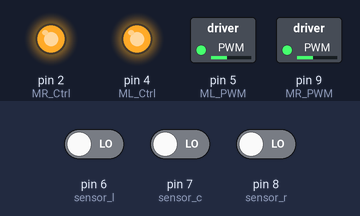
Recording of a sketch running on a simulated Arduino Uno, built with avr-gcc and run on an emulated ATmega328P. Shown: switched loads named in the sketch (green lamp = pin HIGH), output pins drawn as LEDs (lit = HIGH). Inputs (shaded band) come from the test bench; at power-on: pin 6 (sensor_l) LOW, pin 7 (sensor_c) LOW, pin 8 (sensor_r) LOW. Pins used as bus, display or sensor lines are not drawn; what the sketch prints to the serial monitor is not drawn.

Above: at 1.2 s.
1.3 s: pin 6 (sensor_l) driven HIGH
At 2.2 s:
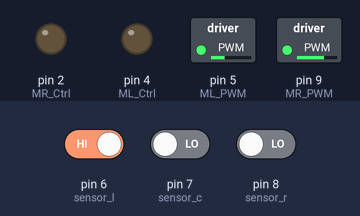
2.8 s: pin 7 (sensor_c) driven HIGH
At 3.6 s:
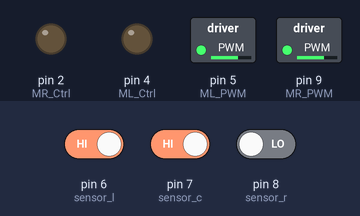
4.3 s: pin 7 (sensor_c) driven LOW
At 4.7 s:
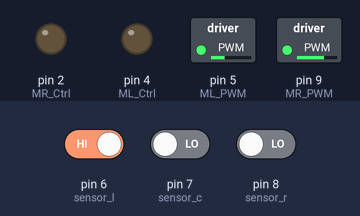
5.8 s: pin 6 (sensor_l) driven LOW
At 6.9 s:
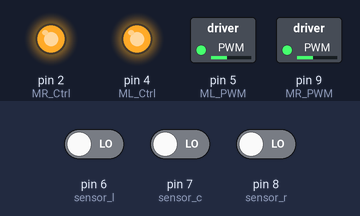
7.3 s: pin 8 (sensor_r) driven HIGH
At 8.0 s:
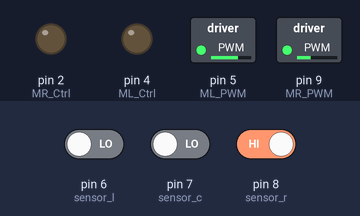
Timing chart, 0 to 9.8 s (numbered marks = the images above; inputs shaded):
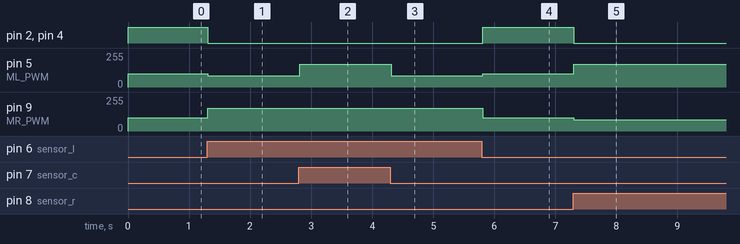

Measured:
- after the input at 1.3 s, pin 2 (MR_Ctrl), pin 4 (ML_Ctrl): HIGH → LOW at once; pin 5 (ML_PWM): 100/255 → 85/255 at once; pin 9 (MR_PWM): 100/255 → 170/255 at once
- after the input at 2.8 s, pin 5 (ML_PWM): 85/255 → 170/255 at once
- after the input at 4.3 s, pin 5 (ML_PWM): 170/255 → 85/255 at once
- after the input at 5.8 s, pin 2 (MR_Ctrl), pin 4 (ML_Ctrl): LOW → HIGH at once; pin 5 (ML_PWM): 85/255 → 100/255 at once; pin 9 (MR_PWM): 170/255 → 100/255 at once
- after the input at 7.3 s, pin 2 (MR_Ctrl), pin 4 (ML_Ctrl): HIGH → LOW at once; pin 5 (ML_PWM): 100/255 → 170/255 at once; pin 9 (MR_PWM): 100/255 → 85/255 at once

The sketch:

linetrack.ino
```cpp
/*
Hackerface team
*/
#define ML_Ctrl 4     //define direction control pin of B motor
#define ML_PWM 5   //define PWM control pin of B motor
#define MR_Ctrl 2    //define direction control pin of A motor
#define MR_PWM 9   //define PWM control pin of A motor
#define SCL_Pin  A5  //Set clock pin to A5
#define SDA_Pin  A4  //Set data pin to A4
const int sensor_l = 6;//define the pin of left line tracking sensor
const int sensor_c = 7;//define the pin of middle line tracking sensor
const int sensor_r = 8;//define the pin of right line tracking sensor
int BLE_val;
int BLE_code = 1;
int ST_control = 1;
int ST_linefollow = 2;
int ST_maze = 3;
int ST_lcd = 4;
int BT_Serial_Iter = 7;
int BT_Serial_Vals[] = {0, 0, 0, 0, 0, 0, 0};
int l_val,c_val,r_val;//define these variables
int line_started = 0;
int line_back_count = 0;

unsigned char data[] =
{
0x00, 0x78, 0x10, 0x20, 0x78, 0x00, 0x3e, 0x0a, 0x42, 0x40, 0x7d, 0x00, 0x3e, 0x0a, 0x02, 0x00
};

void setup()
{
  Serial.begin(9600);
  pinMode(ML_Ctrl, OUTPUT);//set direction control pin of B motor to OUTPUT
  pinMode(ML_PWM, OUTPUT);//set PWM control pin of B motor to OUTPUT
  pinMode(MR_Ctrl, OUTPUT);//set direction control pin of A motor to OUTPUT
  pinMode(MR_PWM, OUTPUT);//Set PWM control pin of A motor to OUTPUT
  pinMode(sensor_l,INPUT);//set the pins of left line tracking sensor to INPUT
  pinMode(sensor_c,INPUT);//set the pins of middle line tracking sensor to INPUT
  pinMode(sensor_r,INPUT);//set the pins of right line tracking sensor to INPUT
  pinMode(SCL_Pin,OUTPUT);
  pinMode(SDA_Pin,OUTPUT);
}

void loop()
{
  // readBTInput();
  // if (BLE_code == ST_linefollow){
    tracking();
    matrix_display(data);
  // }
}

void readBTInput() {
  if(Serial.available()>0)
  {
    BLE_val = int(Serial.read());
    Serial.println(BLE_val);

    if(BT_Serial_Iter < 7) {
      BT_Serial_Vals[BT_Serial_Iter] = BLE_val;
      BT_Serial_Iter++;
      if(BT_Serial_Iter == 7) {
        // Serial.println("New values set");
        // Serial.println(String(BT_Serial_Vals[0]) + ", " + String(BT_Serial_Vals[1]) + ", " + String(BT_Serial_Vals[2]) + ", " + String(BT_Serial_Vals[3]) + ", " + String(BT_Serial_Vals[4]) + ", " + String(BT_Serial_Vals[5]) + ", " + String(BT_Serial_Vals[6]));

        // First value being 0 means the controls just changed, so we can ignore new values when that comes in.
        if (BT_Serial_Vals[0] == 0) {
          return;
        }

        if(BT_Serial_Vals[4] & 2){
          BLE_code = BLE_code + 1;
          if(BLE_code>ST_lcd){
            BLE_code = 1;
          } else if (BLE_code == ST_linefollow){
            line_started = 0;
          }
        }

        if(BLE_code == ST_control){
          car_control();
        }
      }
    }

    if(BLE_val == 255) {
      // If we receive a 255 value, we reset input tracking to receive new values from the BT Serial monitor
      // Serial.println("Setting new values");
      BT_Serial_Iter = 0;
    }
  }
}
//*********************************************************
void car_control(){
  if(BT_Serial_Vals[4] & 16) {
    if(BT_Serial_Vals[5] & 4) {
      Serial.println("Forward rigth");
      forward_right();
    } else if(BT_Serial_Vals[5] & 8){
      Serial.println("Forward left");
      forward_left();
    } else {
      Serial.println("Full forward");
      forward();
    }
  } else if(BT_Serial_Vals[4] & 32) {
    if(BT_Serial_Vals[5] & 4) {
      Serial.println("Backward rigth");
      backward_rigth();
    } else if(BT_Serial_Vals[5] & 8){
      Serial.println("Backward left");
      backward_left();
    } else {
      Serial.println("Full backward");
      backward();
    }
  } else if(BT_Serial_Vals[5] & 4) {
      Serial.println("Full rigth");
      right();
    }
  else if(BT_Serial_Vals[5] & 8) {
      Serial.println("Full left");
      left();
    }

  else {
    Serial.println("Stopped");
    stopped();
  }
}
// void backward()
// {
//   digitalWrite(ML_Ctrl,HIGH);//set direction control pin of B motor to HIGH
//   analogWrite(ML_PWM,255);//set PWM control speed of B motor to 200
//   digitalWrite(MR_Ctrl,HIGH);//set direction control pin of A motor to HIGH
//   analogWrite(MR_PWM,255);//set PWM control speed of A motor to 200
// }
// void backward_rigth()
// {
//   digitalWrite(ML_Ctrl,HIGH);//set direction control pin of B motor to HIGH
//   analogWrite(ML_PWM,36);//set PWM control speed of B motor to 200
//   digitalWrite(MR_Ctrl,HIGH);//set direction control pin of A motor to HIGH
//   analogWrite(MR_PWM,255);//set PWM control speed of A motor to 200
// }
// void backward_left()
// {
//   digitalWrite(ML_Ctrl,HIGH);//set direction control pin of B motor to HIGH
//   analogWrite(ML_PWM,255);//set PWM control speed of B motor to 200
//   digitalWrite(MR_Ctrl,HIGH);//set direction control pin of A motor to HIGH
//   analogWrite(MR_PWM,36);//set PWM control speed of A motor to 200
// }
// void forward()
// {
//   digitalWrite(ML_Ctrl,LOW);//set direction control pin of B motor to LOW
//   analogWrite(ML_PWM,255);//set PWM control speed of B motor to 200
//   digitalWrite(MR_Ctrl,LOW);//set direction control pin of A motor to LOW
//   analogWrite(MR_PWM,255);//set PWM control speed of A motor to 200
// }
// void forward_right()
// {
//   digitalWrite(ML_Ctrl,LOW);//set direction control pin of B motor to LOW
//   analogWrite(ML_PWM,36);//set PWM control speed of B motor to 200
//   digitalWrite(MR_Ctrl,LOW);//set direction control pin of A motor to LOW
//   analogWrite(MR_PWM,255);//set PWM control speed of A motor to 200
// }
// void forward_left()
// {
//   digitalWrite(ML_Ctrl,LOW);//set direction control pin of B motor to LOW
//   analogWrite(ML_PWM,255);//set PWM control speed of B motor to 200
//   digitalWrite(MR_Ctrl,LOW);//set direction control pin of A motor to LOW
//   analogWrite(MR_PWM,36);//set PWM control speed of A motor to 200
// }
// void left()
// {
//   digitalWrite(ML_Ctrl,LOW);//set direction control pin of B motor to LOW
//   analogWrite(ML_PWM,200);//set PWM control speed of B motor to 200
//   digitalWrite(MR_Ctrl,HIGH);//set direction control pin of A motor to HIGH
//   analogWrite(MR_PWM,200);//set PWM control speed of A motor to 200
// }
// void right()
// {
//   digitalWrite(ML_Ctrl,HIGH);//set direction control pin of B motor to HIGH
//   analogWrite(ML_PWM,200);//set PWM control speed of B motor to 200
//   digitalWrite(MR_Ctrl,LOW);//set direction control pin of A motor to LOW
//   analogWrite(MR_PWM,200);//set PWM control speed of A motor to 200
// }
// void stopped()
// {
//   analogWrite(ML_PWM,0);//set PWM control speed of B motor to 0
//   analogWrite(MR_PWM,0);//set PWM control speed of A motor to 0
// }

void backward()
{
  digitalWrite(ML_Ctrl,HIGH);//set direction control pin of B motor to HIGH
  analogWrite(ML_PWM,100);//set PWM control speed of B motor to 200
  digitalWrite(MR_Ctrl,HIGH);//set direction control pin of A motor to HIGH
  analogWrite(MR_PWM,100);//set PWM control speed of A motor to 200
}
void backward_rigth()
{
  digitalWrite(ML_Ctrl,HIGH);//set direction control pin of B motor to HIGH
  analogWrite(ML_PWM,85);//set PWM control speed of B motor to 200
  digitalWrite(MR_Ctrl,HIGH);//set direction control pin of A motor to HIGH
  analogWrite(MR_PWM,170);//set PWM control speed of A motor to 200
}
void backward_left()
{
  digitalWrite(ML_Ctrl,HIGH);//set direction control pin of B motor to HIGH
  analogWrite(ML_PWM,170);//set PWM control speed of B motor to 200
  digitalWrite(MR_Ctrl,HIGH);//set direction control pin of A motor to HIGH
  analogWrite(MR_PWM,85);//set PWM control speed of A motor to 200
}
void forward()
{
  digitalWrite(ML_Ctrl,LOW);//set direction control pin of B motor to LOW
  analogWrite(ML_PWM,170);//set PWM control speed of B motor to 200
  digitalWrite(MR_Ctrl,LOW);//set direction control pin of A motor to LOW
  analogWrite(MR_PWM,170);//set PWM control speed of A motor to 200
}
void forward_right()
{
  digitalWrite(ML_Ctrl,LOW);//set direction control pin of B motor to LOW
  analogWrite(ML_PWM,85);//set PWM control speed of B motor to 200
  digitalWrite(MR_Ctrl,LOW);//set direction control pin of A motor to LOW
  analogWrite(MR_PWM,170);//set PWM control speed of A motor to 200
}
void forward_left()
{
  digitalWrite(ML_Ctrl,LOW);//set direction control pin of B motor to LOW
  analogWrite(ML_PWM,170);//set PWM control speed of B motor to 200
  digitalWrite(MR_Ctrl,LOW);//set direction control pin of A motor to LOW
  analogWrite(MR_PWM,85);//set PWM control speed of A motor to 200
}
void left()
{
  digitalWrite(ML_Ctrl,LOW);//set direction control pin of B motor to LOW
  analogWrite(ML_PWM,170);//set PWM control speed of B motor to 200
  digitalWrite(MR_Ctrl,HIGH);//set direction control pin of A motor to HIGH
  analogWrite(MR_PWM,170);//set PWM control speed of A motor to 200
}
void right()
{
  digitalWrite(ML_Ctrl,HIGH);//set direction control pin of B motor to HIGH
  analogWrite(ML_PWM,170);//set PWM control speed of B motor to 200
  digitalWrite(MR_Ctrl,LOW);//set direction control pin of A motor to LOW
  analogWrite(MR_PWM,170);//set PWM control speed of A motor to 200
}
void stopped()
{
  analogWrite(ML_PWM,0);//set PWM control speed of B motor to 0
  analogWrite(MR_PWM,0);//set PWM control speed of A motor to 0
}

void tracking()
{
  l_val = digitalRead(sensor_l);//read the value of left line tracking sensor
  c_val = digitalRead(sensor_c);//read the value of middle line tracking sensor
  r_val = digitalRead(sensor_r);//read the value of right line tracking sensor
  Serial.println(l_val);
  Serial.println(c_val);
  Serial.println(r_val);
  if(c_val == 1 || (r_val == 1 && l_val == 1))//if the state of middle one is 1, which means detecting black line
  {
    forward();//car goes forward
  }
  else if(r_val == 1)//if only left line tracking sensor detects black trace
    {
      forward_left();//car turns left
    }
  else if(l_val == 1)//if only right line tracking sensor detects black trace
    {
      forward_right();//car turns right
    }
  else// if left and right line tracking sensors detect black trace or they don’t read
    {
      backward();
      // line_back_count = line_back_count + 1;
      // if (line_back_count < 10){
      //   backward();
      // }
      // else if (line_back_count < 15){
      //   left();
      // }
      // else if (line_back_count<25){
      //   right();
      // }
      // else {
      //   line_back_count = 0;

      // }
    }
}
//this function is used for dot matrix display
void matrix_display(unsigned char matrix_value[])
{
  IIC_start();  //the function to call the data transmission
  IIC_send(0xc0);  //Select address

  for(int i = 0;i < 16;i++) //Pattern data has 16 bytes
  {
     IIC_send(matrix_value[i]); //data to convey patterns
  }
  IIC_end();   //end the transmission of patterns data
  IIC_start();
  IIC_send(0x8A);  //display control, set pulse width to 4/16
  IIC_end();
}
//  the condition that data transmission starts
void IIC_start()
{
  digitalWrite(SCL_Pin,HIGH);
  delayMicroseconds(3);
  digitalWrite(SDA_Pin,HIGH);
  delayMicroseconds(3);
  digitalWrite(SDA_Pin,LOW);
  delayMicroseconds(3);
}
// transmit data
void IIC_send(unsigned char send_data)
{
  for(char i = 0;i < 8;i++)  //Every character has 8 bits
  {
      digitalWrite(SCL_Pin,LOW);  //pull down the SCL_Pin to change the signal of SDA
      delayMicroseconds(3);
      if(send_data & 0x01)  //1 or 0 of byte  is used to set high and low level of SDA_Pin
      {
        digitalWrite(SDA_Pin,HIGH);
      }
      else
      {
        digitalWrite(SDA_Pin,LOW);
      }
      delayMicroseconds(3);
      digitalWrite(SCL_Pin,HIGH); //Pull up SCL_Pin to stop data transmission
      delayMicroseconds(3);
      send_data = send_data >> 1;  //Detect bit by bit, so move the data right by one bit
  }
}
//the sign that data transmission ends
void IIC_end()
{
  digitalWrite(SCL_Pin,LOW);
  delayMicroseconds(3);
  digitalWrite(SDA_Pin,LOW);
  delayMicroseconds(3);
  digitalWrite(SCL_Pin,HIGH);
  delayMicroseconds(3);
  digitalWrite(SDA_Pin,HIGH);
  delayMicroseconds(3);
}//****************************************************************************************
```
